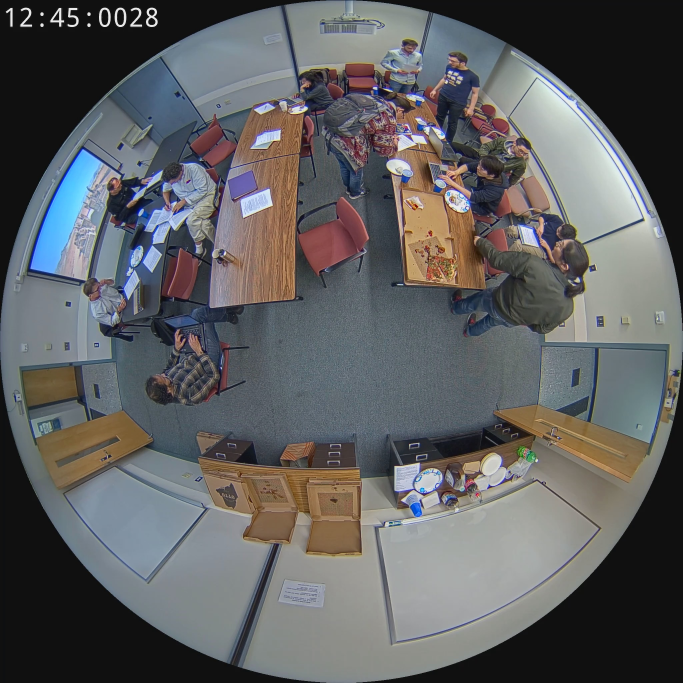
#> input picture images/Lunch2_000001.jpg, 2048 x 2048 px, given in place of live1s1.sdp, which was not available (shown at 1/3 size)
$ python get_images_from_video_motion.py
#> lines starting #> are read from the running program, lines starting #| are printed output that depends on the picture
import numpy as np
import imutils
import cv2
from imutils.video import FileVideoStream, VideoStream
import os
from pathlib import Path

class SingleMotionDetector:
    def __init__(self, accum_weight=0.5):
        self.accum_weight = accum_weight
        self.bg = None

    def update(self, image):
        if self.bg is None:
            self.bg = image.copy().astype("float")
            return

        cv2.accumulateWeighted(image, self.bg, self.accum_weight)

    def detect(self, image, thresh_val=25, min_area=150):
        motion = True
        delta = cv2.absdiff(self.bg.astype("uint8"), image)

        thresh = cv2.threshold(delta, thresh_val, 255, cv2.THRESH_BINARY)[1]
        thresh = cv2.erode(thresh, None, iterations=5)
        thresh = cv2.dilate(thresh, None, iterations=5)
        cv2.imshow("thresh", imutils.resize(thresh, width=720))
        cv2.imshow("image", imutils.resize(image, width=720))
        cv2.waitKey(1)

        cnts = cv2.findContours(thresh.copy(), cv2.RETR_EXTERNAL, cv2.CHAIN_APPROX_SIMPLE)
        cnts = imutils.grab_contours(cnts)

        for c in cnts:
            if cv2.contourArea(c) > min_area:
                return motion

        motion = False
        return motion


# sub_rect = [0.0, 0.45, 0.7, 1.0]
# video_path = "/mnt/sdb1/datasets/fish-eye/511/greet/176.mp4"
video_path = "rtsp://root:Hnpmc511@192.168.40.130:564/live1s1.sdp"
output_dir = "/mnt/sdb1/datasets/fish-eye/lyquocsu/lyquocsu_quay"
data_name = "lyquocsu_quay"
frame_count = 25
total = 0

vs = VideoStream(video_path).start()
smd = SingleMotionDetector()

while True:
    frame = vs.read()
#> frame is the input picture: shape (2048, 2048, 3); mean B, G, R 96.8, 95.5, 94.8
    h, w = frame.shape[:2]
#> h = 2048; w = 2048
    # [5 lines of commented-out code are left out]
    gray = cv2.cvtColor(frame, cv2.COLOR_BGR2GRAY)
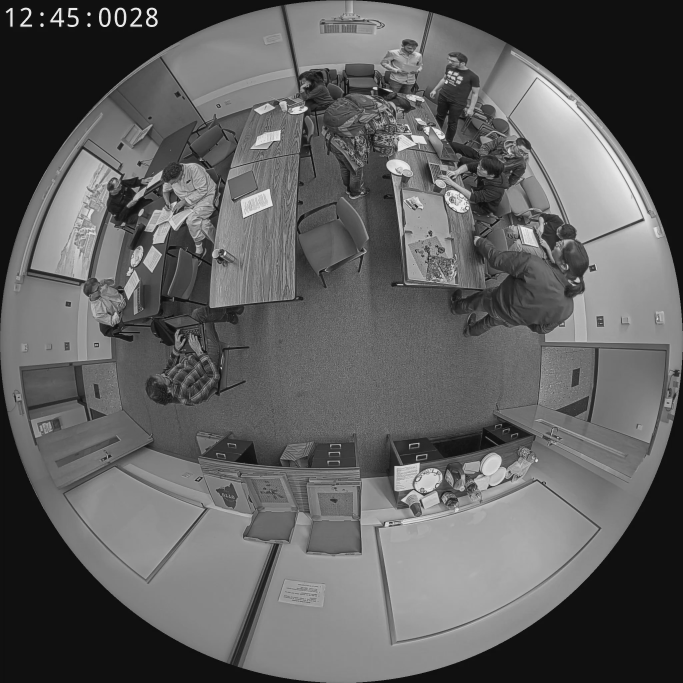
#> gray: shape (2048, 2048) (shown at 1/3 size); min 7, max 242, mean 95.4

    try:
        motion = smd.detect(gray)
    except Exception as e:
        print(e)

    smd.update(gray)
    total += 1
    if total < frame_count:
        continue

    if motion and total % 15 == 0:
        idx = len(list(Path(output_dir).glob("*.jpg")))
        img_name = f"{data_name}_{idx:06}"
        cv2.imwrite(f"{output_dir}/{img_name}.jpg", frame)

vs.stop()

$ run again, on images/exhibition.jpg
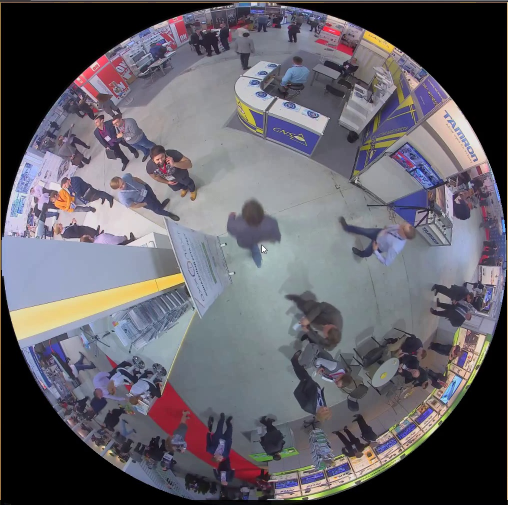
#> input picture images/exhibition.jpg, 1015 x 1010 px, given in place of live1s1.sdp, which was not available (shown at 1/2 size)
#> frame is the input picture: shape (1010, 1015, 3); mean B, G, R 104.2, 96.2, 98.9
#> `gray = cv2.cvtColor(frame, cv2.COLOR_BGR2GRAY)`:
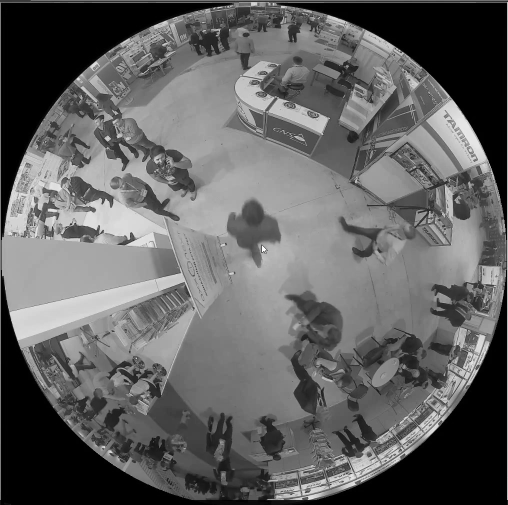
#> gray: shape (1010, 1015) (shown at 1/2 size); min 0, max 255, mean 97.9

$ run again, on images/photo_2021-07-29_10-48-14.jpg
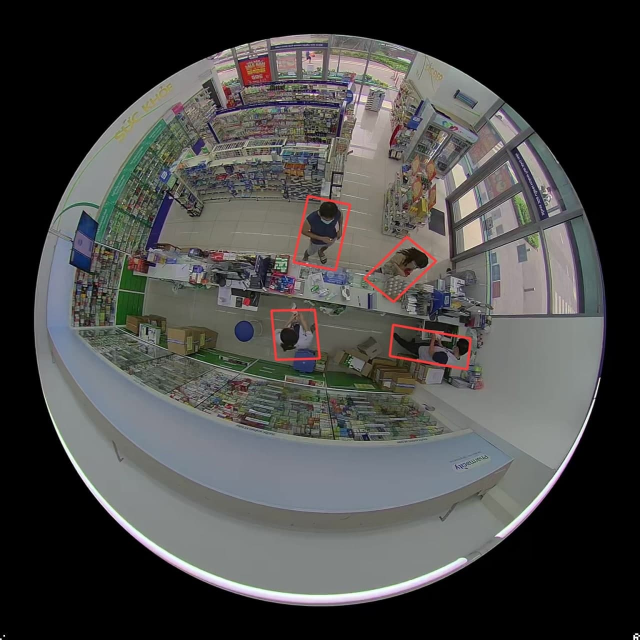
#> input picture images/photo_2021-07-29_10-48-14.jpg, 1280 x 1280 px, given in place of live1s1.sdp, which was not available (shown at 1/2 size)
#> frame is the input picture: shape (1280, 1280, 3); mean B, G, R 69.7, 71.1, 71.3
#> `gray = cv2.cvtColor(frame, cv2.COLOR_BGR2GRAY)`:
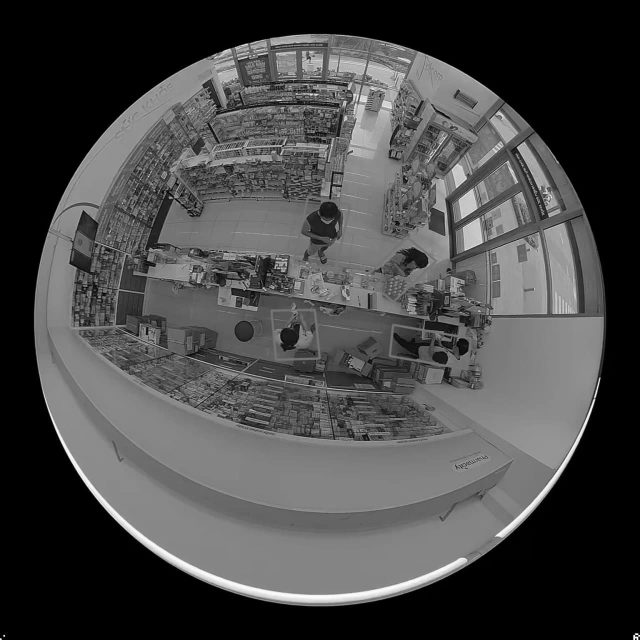
#> gray: shape (1280, 1280) (shown at 1/2 size); min 0, max 255, mean 71

$ run again, on images/vlcsnap-2021-07-23-14h57m28s066.jpg
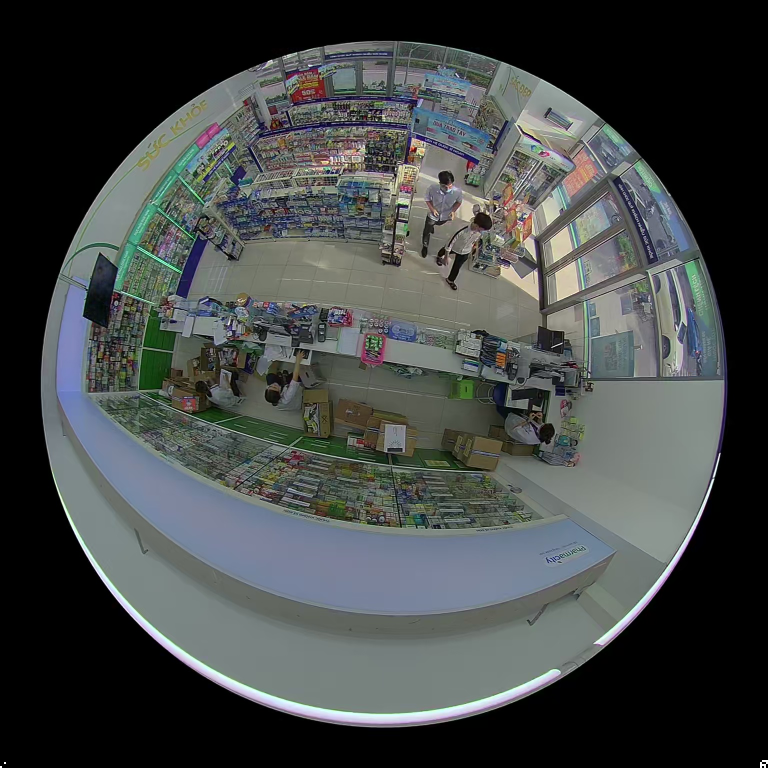
#> input picture images/vlcsnap-2021-07-23-14h57m28s066.jpg, 1536 x 1536 px, given in place of live1s1.sdp, which was not available (shown at 1/2 size)
#> frame is the input picture: shape (1536, 1536, 3); mean B, G, R 70.1, 70.8, 66.8
#> `gray = cv2.cvtColor(frame, cv2.COLOR_BGR2GRAY)`:
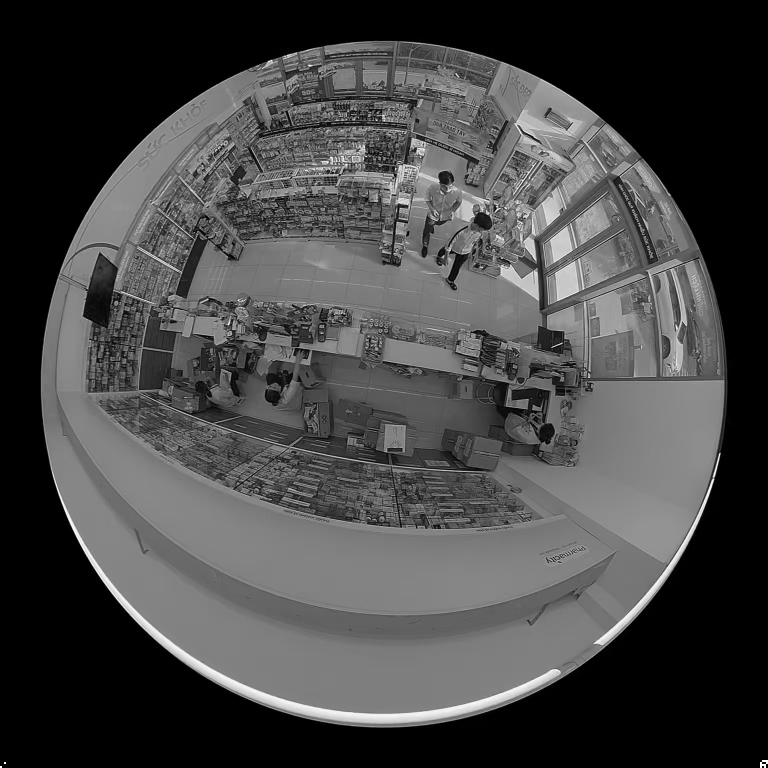
#> gray: shape (1536, 1536) (shown at 1/2 size); min 0, max 255, mean 69.5
